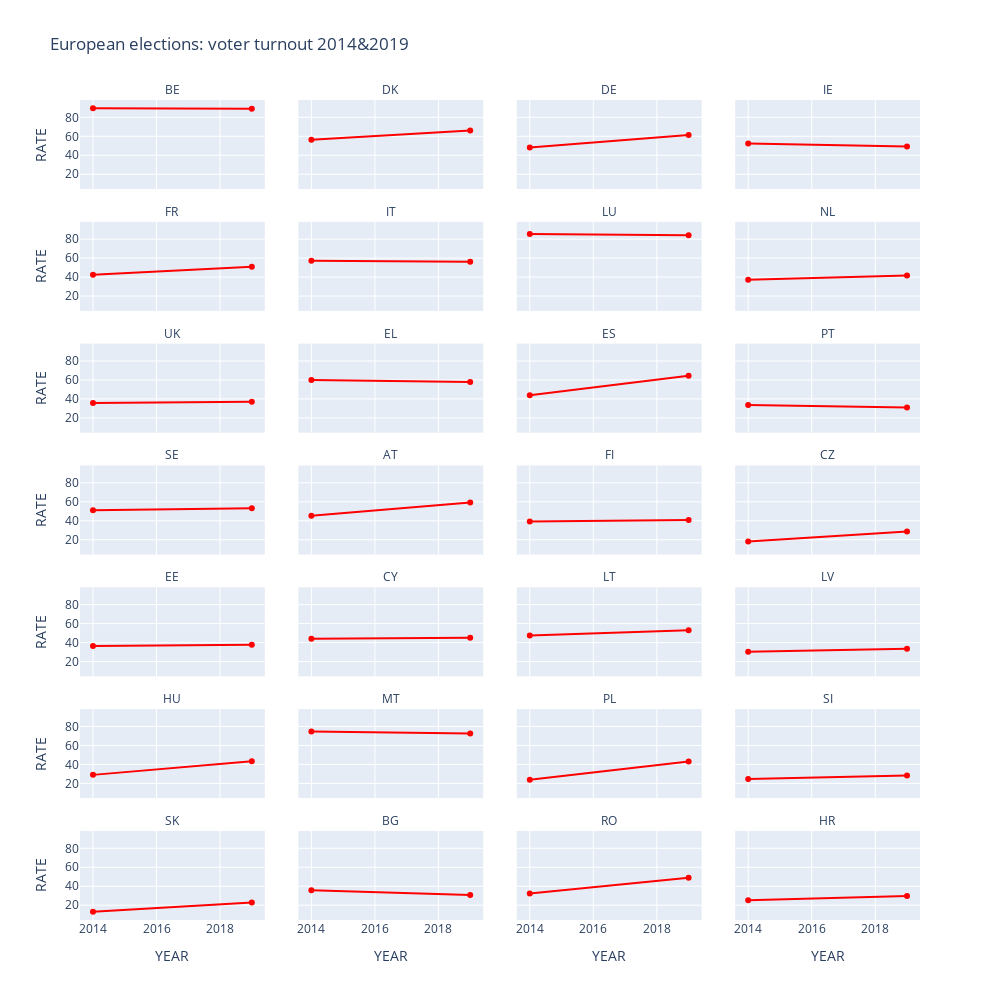

The notebook cell saved with this chart:
### Code cell
fig=px.scatter(turnout1419, x="YEAR", y="RATE",facet_col='COUNTRY_ID',facet_col_wrap=4,title='European elections: voter turnout 2014&2019',
              facet_row_spacing=0.04, # default is 0.07 when facet_col_wrap is used
              facet_col_spacing=0.04, # default is 0.03
              height=1000, width=1000)
fig.update_traces(mode='lines+markers',line_color='#FF0000',marker_color='#FF0000')
#fig.update_xaxes(showticklabels=True)
#fig.update_yaxes(showticklabels=True)
fig.for_each_annotation(lambda a: a.update(text=a.text.split("=")[-1]))      #to remove 'country id'
fig.show()

### Figure 1 — Plotly figure (JSON) as saved in the notebook; plotly's stock layout.template omitted (floating-point values rounded to 4 significant figures)
{"data": [{"hovertemplate": "COUNTRY_ID=BE<br>YEAR=%{x}<br>RATE=%{y}<extra></extra>", "legendgroup": "", "line": {"color": "#FF0000"}, "marker": {"color": "#FF0000", "symbol": "circle"}, "mode": "lines+markers", "name": "", "orientation": "v", "showlegend": false, "type": "scatter", "x": [2014, 2019], "xaxis": "x25", "y": [89.64, 89], "yaxis": "y25"}, {"hovertemplate": "COUNTRY_ID=DK<br>YEAR=%{x}<br>RATE=%{y}<extra></extra>", "legendgroup": "", "line": {"color": "#FF0000"}, "marker": {"color": "#FF0000", "symbol": "circle"}, "mode": "lines+markers", "name": "", "orientation": "v", "showlegend": false, "type": "scatter", "x": [2014, 2019], "xaxis": "x26", "y": [56.32, 66], "yaxis": "y26"}, {"hovertemplate": "COUNTRY_ID=DE<br>YEAR=%{x}<br>RATE=%{y}<extra></extra>", "legendgroup": "", "line": {"color": "#FF0000"}, "marker": {"color": "#FF0000", "symbol": "circle"}, "mode": "lines+markers", "name": "", "orientation": "v", "showlegend": false, "type": "scatter", "x": [2014, 2019], "xaxis": "x27", "y": [48.1, 61.5], "yaxis": "y27"}, {"hovertemplate": "COUNTRY_ID=IE<br>YEAR=%{x}<br>RATE=%{y}<extra></extra>", "legendgroup": "", "line": {"color": "#FF0000"}, "marker": {"color": "#FF0000", "symbol": "circle"}, "mode": "lines+markers", "name": "", "orientation": "v", "showlegend": false, "type": "scatter", "x": [2014, 2019], "xaxis": "x28", "y": [52.44, 49.3], "yaxis": "y28"}, {"hovertemplate": "COUNTRY_ID=FR<br>YEAR=%{x}<br>RATE=%{y}<extra></extra>", "legendgroup": "", "line": {"color": "#FF0000"}, "marker": {"color": "#FF0000", "symbol": "circle"}, "mode": "lines+markers", "name": "", "orientation": "v", "showlegend": false, "type": "scatter", "x": [2014, 2019], "xaxis": "x21", "y": [42.43, 50.97], "yaxis": "y21"}, {"hovertemplate": "COUNTRY_ID=IT<br>YEAR=%{x}<br>RATE=%{y}<extra></extra>", "legendgroup": "", "line": {"color": "#FF0000"}, "marker": {"color": "#FF0000", "symbol": "circle"}, "mode": "lines+markers", "name": "", "orientation": "v", "showlegend": false, "type": "scatter", "x": [2014, 2019], "xaxis": "x22", "y": [57.22, 56.09], "yaxis": "y22"}, {"hovertemplate": "COUNTRY_ID=LU<br>YEAR=%{x}<br>RATE=%{y}<extra></extra>", "legendgroup": "", "line": {"color": "#FF0000"}, "marker": {"color": "#FF0000", "symbol": "circle"}, "mode": "lines+markers", "name": "", "orientation": "v", "showlegend": false, "type": "scatter", "x": [2014, 2019], "xaxis": "x23", "y": [85.55, 84.1], "yaxis": "y23"}, {"hovertemplate": "COUNTRY_ID=NL<br>YEAR=%{x}<br>RATE=%{y}<extra></extra>", "legendgroup": "", "line": {"color": "#FF0000"}, "marker": {"color": "#FF0000", "symbol": "circle"}, "mode": "lines+markers", "name": "", "orientation": "v", "showlegend": false, "type": "scatter", "x": [2014, 2019], "xaxis": "x24", "y": [37.32, 41.8], "yaxis": "y24"}, {"hovertemplate": "COUNTRY_ID=UK<br>YEAR=%{x}<br>RATE=%{y}<extra></extra>", "legendgroup": "", "line": {"color": "#FF0000"}, "marker": {"color": "#FF0000", "symbol": "circle"}, "mode": "lines+markers", "name": "", "orientation": "v", "showlegend": false, "type": "scatter", "x": [2014, 2019], "xaxis": "x17", "y": [35.6, 37], "yaxis": "y17"}, {"hovertemplate": "COUNTRY_ID=EL<br>YEAR=%{x}<br>RATE=%{y}<extra></extra>", "legendgroup": "", "line": {"color": "#FF0000"}, "marker": {"color": "#FF0000", "symbol": "circle"}, "mode": "lines+markers", "name": "", "orientation": "v", "showlegend": false, "type": "scatter", "x": [2014, 2019], "xaxis": "x18", "y": [59.97, 57.86], "yaxis": "y18"}, {"hovertemplate": "COUNTRY_ID=ES<br>YEAR=%{x}<br>RATE=%{y}<extra></extra>", "legendgroup": "", "line": {"color": "#FF0000"}, "marker": {"color": "#FF0000", "symbol": "circle"}, "mode": "lines+markers", "name": "", "orientation": "v", "showlegend": false, "type": "scatter", "x": [2014, 2019], "xaxis": "x19", "y": [43.81, 64.32], "yaxis": "y19"}, {"hovertemplate": "COUNTRY_ID=PT<br>YEAR=%{x}<br>RATE=%{y}<extra></extra>", "legendgroup": "", "line": {"color": "#FF0000"}, "marker": {"color": "#FF0000", "symbol": "circle"}, "mode": "lines+markers", "name": "", "orientation": "v", "showlegend": false, "type": "scatter", "x": [2014, 2019], "xaxis": "x20", "y": [33.67, 31.01], "yaxis": "y20"}, {"hovertemplate": "COUNTRY_ID=SE<br>YEAR=%{x}<br>RATE=%{y}<extra></extra>", "legendgroup": "", "line": {"color": "#FF0000"}, "marker": {"color": "#FF0000", "symbol": "circle"}, "mode": "lines+markers", "name": "", "orientation": "v", "showlegend": false, "type": "scatter", "x": [2014, 2019], "xaxis": "x13", "y": [51.07, 53.3], "yaxis": "y13"}, {"hovertemplate": "COUNTRY_ID=AT<br>YEAR=%{x}<br>RATE=%{y}<extra></extra>", "legendgroup": "", "line": {"color": "#FF0000"}, "marker": {"color": "#FF0000", "symbol": "circle"}, "mode": "lines+markers", "name": "", "orientation": "v", "showlegend": false, "type": "scatter", "x": [2014, 2019], "xaxis": "x14", "y": [45.39, 59.3], "yaxis": "y14"}, {"hovertemplate": "COUNTRY_ID=FI<br>YEAR=%{x}<br>RATE=%{y}<extra></extra>", "legendgroup": "", "line": {"color": "#FF0000"}, "marker": {"color": "#FF0000", "symbol": "circle"}, "mode": "lines+markers", "name": "", "orientation": "v", "showlegend": false, "type": "scatter", "x": [2014, 2019], "xaxis": "x15", "y": [39.1, 40.7], "yaxis": "y15"}, {"hovertemplate": "COUNTRY_ID=CZ<br>YEAR=%{x}<br>RATE=%{y}<extra></extra>", "legendgroup": "", "line": {"color": "#FF0000"}, "marker": {"color": "#FF0000", "symbol": "circle"}, "mode": "lines+markers", "name": "", "orientation": "v", "showlegend": false, "type": "scatter", "x": [2014, 2019], "xaxis": "x16", "y": [18.2, 28.72], "yaxis": "y16"}, {"hovertemplate": "COUNTRY_ID=EE<br>YEAR=%{x}<br>RATE=%{y}<extra></extra>", "legendgroup": "", "line": {"color": "#FF0000"}, "marker": {"color": "#FF0000", "symbol": "circle"}, "mode": "lines+markers", "name": "", "orientation": "v", "showlegend": false, "type": "scatter", "x": [2014, 2019], "xaxis": "x9", "y": [36.52, 37.6], "yaxis": "y9"}, {"hovertemplate": "COUNTRY_ID=CY<br>YEAR=%{x}<br>RATE=%{y}<extra></extra>", "legendgroup": "", "line": {"color": "#FF0000"}, "marker": {"color": "#FF0000", "symbol": "circle"}, "mode": "lines+markers", "name": "", "orientation": "v", "showlegend": false, "type": "scatter", "x": [2014, 2019], "xaxis": "x10", "y": [43.97, 44.99], "yaxis": "y10"}, {"hovertemplate": "COUNTRY_ID=LT<br>YEAR=%{x}<br>RATE=%{y}<extra></extra>", "legendgroup": "", "line": {"color": "#FF0000"}, "marker": {"color": "#FF0000", "symbol": "circle"}, "mode": "lines+markers", "name": "", "orientation": "v", "showlegend": false, "type": "scatter", "x": [2014, 2019], "xaxis": "x11", "y": [47.35, 52.88], "yaxis": "y11"}, {"hovertemplate": "COUNTRY_ID=LV<br>YEAR=%{x}<br>RATE=%{y}<extra></extra>", "legendgroup": "", "line": {"color": "#FF0000"}, "marker": {"color": "#FF0000", "symbol": "circle"}, "mode": "lines+markers", "name": "", "orientation": "v", "showlegend": false, "type": "scatter", "x": [2014, 2019], "xaxis": "x12", "y": [30.24, 33.6], "yaxis": "y12"}, {"hovertemplate": "COUNTRY_ID=HU<br>YEAR=%{x}<br>RATE=%{y}<extra></extra>", "legendgroup": "", "line": {"color": "#FF0000"}, "marker": {"color": "#FF0000", "symbol": "circle"}, "mode": "lines+markers", "name": "", "orientation": "v", "showlegend": false, "type": "scatter", "x": [2014, 2019], "xaxis": "x5", "y": [28.97, 43.36], "yaxis": "y5"}, {"hovertemplate": "COUNTRY_ID=MT<br>YEAR=%{x}<br>RATE=%{y}<extra></extra>", "legendgroup": "", "line": {"color": "#FF0000"}, "marker": {"color": "#FF0000", "symbol": "circle"}, "mode": "lines+markers", "name": "", "orientation": "v", "showlegend": false, "type": "scatter", "x": [2014, 2019], "xaxis": "x6", "y": [74.8, 72.6], "yaxis": "y6"}, {"hovertemplate": "COUNTRY_ID=PL<br>YEAR=%{x}<br>RATE=%{y}<extra></extra>", "legendgroup": "", "line": {"color": "#FF0000"}, "marker": {"color": "#FF0000", "symbol": "circle"}, "mode": "lines+markers", "name": "", "orientation": "v", "showlegend": false, "type": "scatter", "x": [2014, 2019], "xaxis": "x7", "y": [23.83, 43], "yaxis": "y7"}, {"hovertemplate": "COUNTRY_ID=SI<br>YEAR=%{x}<br>RATE=%{y}<extra></extra>", "legendgroup": "", "line": {"color": "#FF0000"}, "marker": {"color": "#FF0000", "symbol": "circle"}, "mode": "lines+markers", "name": "", "orientation": "v", "showlegend": false, "type": "scatter", "x": [2014, 2019], "xaxis": "x8", "y": [24.55, 28.29], "yaxis": "y8"}, {"hovertemplate": "COUNTRY_ID=SK<br>YEAR=%{x}<br>RATE=%{y}<extra></extra>", "legendgroup": "", "line": {"color": "#FF0000"}, "marker": {"color": "#FF0000", "symbol": "circle"}, "mode": "lines+markers", "name": "", "orientation": "v", "showlegend": false, "type": "scatter", "x": [2014, 2019], "xaxis": "x", "y": [13.05, 22.74], "yaxis": "y"}, {"hovertemplate": "COUNTRY_ID=BG<br>YEAR=%{x}<br>RATE=%{y}<extra></extra>", "legendgroup": "", "line": {"color": "#FF0000"}, "marker": {"color": "#FF0000", "symbol": "circle"}, "mode": "lines+markers", "name": "", "orientation": "v", "showlegend": false, "type": "scatter", "x": [2014, 2019], "xaxis": "x2", "y": [35.84, 30.83], "yaxis": "y2"}, {"hovertemplate": "COUNTRY_ID=RO<br>YEAR=%{x}<br>RATE=%{y}<extra></extra>", "legendgroup": "", "line": {"color": "#FF0000"}, "marker": {"color": "#FF0000", "symbol": "circle"}, "mode": "lines+markers", "name": "", "orientation": "v", "showlegend": false, "type": "scatter", "x": [2014, 2019], "xaxis": "x3", "y": [32.44, 49.02], "yaxis": "y3"}, {"hovertemplate": "COUNTRY_ID=HR<br>YEAR=%{x}<br>RATE=%{y}<extra></extra>", "legendgroup": "", "line": {"color": "#FF0000"}, "marker": {"color": "#FF0000", "symbol": "circle"}, "mode": "lines+markers", "name": "", "orientation": "v", "showlegend": false, "type": "scatter", "x": [2014, 2019], "xaxis": "x4", "y": [25.24, 29.65], "yaxis": "y4"}], "layout": {"annotations": [{"font": {}, "showarrow": false, "text": "SK", "x": 0.11, "xanchor": "center", "xref": "paper", "y": 0.1086, "yanchor": "bottom", "yref": "paper"}, {"font": {}, "showarrow": false, "text": "BG", "x": 0.37, "xanchor": "center", "xref": "paper", "y": 0.1086, "yanchor": "bottom", "yref": "paper"}, {"font": {}, "showarrow": false, "text": "RO", "x": 0.63, "xanchor": "center", "xref": "paper", "y": 0.1086, "yanchor": "bottom", "yref": "paper"}, {"font": {}, "showarrow": false, "text": "HR", "x": 0.89, "xanchor": "center", "xref": "paper", "y": 0.1086, "yanchor": "bottom", "yref": "paper"}, {"font": {}, "showarrow": false, "text": "HU", "x": 0.11, "xanchor": "center", "xref": "paper", "y": 0.2571, "yanchor": "bottom", "yref": "paper"}, {"font": {}, "showarrow": false, "text": "MT", "x": 0.37, "xanchor": "center", "xref": "paper", "y": 0.2571, "yanchor": "bottom", "yref": "paper"}, {"font": {}, "showarrow": false, "text": "PL", "x": 0.63, "xanchor": "center", "xref": "paper", "y": 0.2571, "yanchor": "bottom", "yref": "paper"}, {"font": {}, "showarrow": false, "text": "SI", "x": 0.89, "xanchor": "center", "xref": "paper", "y": 0.2571, "yanchor": "bottom", "yref": "paper"}, {"font": {}, "showarrow": false, "text": "EE", "x": 0.11, "xanchor": "center", "xref": "paper", "y": 0.4057, "yanchor": "bottom", "yref": "paper"}, {"font": {}, "showarrow": false, "text": "CY", "x": 0.37, "xanchor": "center", "xref": "paper", "y": 0.4057, "yanchor": "bottom", "yref": "paper"}, {"font": {}, "showarrow": false, "text": "LT", "x": 0.63, "xanchor": "center", "xref": "paper", "y": 0.4057, "yanchor": "bottom", "yref": "paper"}, {"font": {}, "showarrow": false, "text": "LV", "x": 0.89, "xanchor": "center", "xref": "paper", "y": 0.4057, "yanchor": "bottom", "yref": "paper"}, {"font": {}, "showarrow": false, "text": "SE", "x": 0.11, "xanchor": "center", "xref": "paper", "y": 0.5543, "yanchor": "bottom", "yref": "paper"}, {"font": {}, "showarrow": false, "text": "AT", "x": 0.37, "xanchor": "center", "xref": "paper", "y": 0.5543, "yanchor": "bottom", "yref": "paper"}, {"font": {}, "showarrow": false, "text": "FI", "x": 0.63, "xanchor": "center", "xref": "paper", "y": 0.5543, "yanchor": "bottom", "yref": "paper"}, {"font": {}, "showarrow": false, "text": "CZ", "x": 0.89, "xanchor": "center", "xref": "paper", "y": 0.5543, "yanchor": "bottom", "yref": "paper"}, {"font": {}, "showarrow": false, "text": "UK", "x": 0.11, "xanchor": "center", "xref": "paper", "y": 0.7029, "yanchor": "bottom", "yref": "paper"}, {"font": {}, "showarrow": false, "text": "EL", "x": 0.37, "xanchor": "center", "xref": "paper", "y": 0.7029, "yanchor": "bottom", "yref": "paper"}, {"font": {}, "showarrow": false, "text": "ES", "x": 0.63, "xanchor": "center", "xref": "paper", "y": 0.7029, "yanchor": "bottom", "yref": "paper"}, {"font": {}, "showarrow": false, "text": "PT", "x": 0.89, "xanchor": "center", "xref": "paper", "y": 0.7029, "yanchor": "bottom", "yref": "paper"}, {"font": {}, "showarrow": false, "text": "FR", "x": 0.11, "xanchor": "center", "xref": "paper", "y": 0.8514, "yanchor": "bottom", "yref": "paper"}, {"font": {}, "showarrow": false, "text": "IT", "x": 0.37, "xanchor": "center", "xref": "paper", "y": 0.8514, "yanchor": "bottom", "yref": "paper"}, {"font": {}, "showarrow": false, "text": "LU", "x": 0.63, "xanchor": "center", "xref": "paper", "y": 0.8514, "yanchor": "bottom", "yref": "paper"}, {"font": {}, "showarrow": false, "text": "NL", "x": 0.89, "xanchor": "center", "xref": "paper", "y": 0.8514, "yanchor": "bottom", "yref": "paper"}, {"font": {}, "showarrow": false, "text": "BE", "x": 0.11, "xanchor": "center", "xref": "paper", "y": 1.0, "yanchor": "bottom", "yref": "paper"}, {"font": {}, "showarrow": false, "text": "DK", "x": 0.37, "xanchor": "center", "xref": "paper", "y": 1.0, "yanchor": "bottom", "yref": "paper"}, {"font": {}, "showarrow": false, "text": "DE", "x": 0.63, "xanchor": "center", "xref": "paper", "y": 1.0, "yanchor": "bottom", "yref": "paper"}, {"font": {}, "showarrow": false, "text": "IE", "x": 0.89, "xanchor": "center", "xref": "paper", "y": 1.0, "yanchor": "bottom", "yref": "paper"}], "height": 1000, "legend": {"tracegroupgap": 0}, "title": {"text": "European elections: voter turnout 2014&2019"}, "width": 1000, "xaxis": {"anchor": "y", "domain": [0, 0.22], "title": {"text": "YEAR"}}, "xaxis10": {"anchor": "y10", "domain": [0.26, 0.48], "matches": "x", "showticklabels": false}, "xaxis11": {"anchor": "y11", "domain": [0.52, 0.74], "matches": "x", "showticklabels": false}, "xaxis12": {"anchor": "y12", "domain": [0.78, 1], "matches": "x", "showticklabels": false}, "xaxis13": {"anchor": "y13", "domain": [0, 0.22], "matches": "x", "showticklabels": false}, "xaxis14": {"anchor": "y14", "domain": [0.26, 0.48], "matches": "x", "showticklabels": false}, "xaxis15": {"anchor": "y15", "domain": [0.52, 0.74], "matches": "x", "showticklabels": false}, "xaxis16": {"anchor": "y16", "domain": [0.78, 1], "matches": "x", "showticklabels": false}, "xaxis17": {"anchor": "y17", "domain": [0, 0.22], "matches": "x", "showticklabels": false}, "xaxis18": {"anchor": "y18", "domain": [0.26, 0.48], "matches": "x", "showticklabels": false}, "xaxis19": {"anchor": "y19", "domain": [0.52, 0.74], "matches": "x", "showticklabels": false}, "xaxis2": {"anchor": "y2", "domain": [0.26, 0.48], "matches": "x", "title": {"text": "YEAR"}}, "xaxis20": {"anchor": "y20", "domain": [0.78, 1], "matches": "x", "showticklabels": false}, "xaxis21": {"anchor": "y21", "domain": [0, 0.22], "matches": "x", "showticklabels": false}, "xaxis22": {"anchor": "y22", "domain": [0.26, 0.48], "matches": "x", "showticklabels": false}, "xaxis23": {"anchor": "y23", "domain": [0.52, 0.74], "matches": "x", "showticklabels": false}, "xaxis24": {"anchor": "y24", "domain": [0.78, 1], "matches": "x", "showticklabels": false}, "xaxis25": {"anchor": "y25", "domain": [0, 0.22], "matches": "x", "showticklabels": false}, "xaxis26": {"anchor": "y26", "domain": [0.26, 0.48], "matches": "x", "showticklabels": false}, "xaxis27": {"anchor": "y27", "domain": [0.52, 0.74], "matches": "x", "showticklabels": false}, "xaxis28": {"anchor": "y28", "domain": [0.78, 1], "matches": "x", "showticklabels": false}, "xaxis3": {"anchor": "y3", "domain": [0.52, 0.74], "matches": "x", "title": {"text": "YEAR"}}, "xaxis4": {"anchor": "y4", "domain": [0.78, 1], "matches": "x", "title": {"text": "YEAR"}}, "xaxis5": {"anchor": "y5", "domain": [0, 0.22], "matches": "x", "showticklabels": false}, "xaxis6": {"anchor": "y6", "domain": [0.26, 0.48], "matches": "x", "showticklabels": false}, "xaxis7": {"anchor": "y7", "domain": [0.52, 0.74], "matches": "x", "showticklabels": false}, "xaxis8": {"anchor": "y8", "domain": [0.78, 1], "matches": "x", "showticklabels": false}, "xaxis9": {"anchor": "y9", "domain": [0, 0.22], "matches": "x", "showticklabels": false}, "yaxis": {"anchor": "x", "domain": [0, 0.1086], "title": {"text": "RATE"}}, "yaxis10": {"anchor": "x10", "domain": [0.2971, 0.4057], "matches": "y", "showticklabels": false}, "yaxis11": {"anchor": "x11", "domain": [0.2971, 0.4057], "matches": "y", "showticklabels": false}, "yaxis12": {"anchor": "x12", "domain": [0.2971, 0.4057], "matches": "y", "showticklabels": false}, "yaxis13": {"anchor": "x13", "domain": [0.4457, 0.5543], "matches": "y", "title": {"text": "RATE"}}, "yaxis14": {"anchor": "x14", "domain": [0.4457, 0.5543], "matches": "y", "showticklabels": false}, "yaxis15": {"anchor": "x15", "domain": [0.4457, 0.5543], "matches": "y", "showticklabels": false}, "yaxis16": {"anchor": "x16", "domain": [0.4457, 0.5543], "matches": "y", "showticklabels": false}, "yaxis17": {"anchor": "x17", "domain": [0.5943, 0.7029], "matches": "y", "title": {"text": "RATE"}}, "yaxis18": {"anchor": "x18", "domain": [0.5943, 0.7029], "matches": "y", "showticklabels": false}, "yaxis19": {"anchor": "x19", "domain": [0.5943, 0.7029], "matches": "y", "showticklabels": false}, "yaxis2": {"anchor": "x2", "domain": [0, 0.1086], "matches": "y", "showticklabels": false}, "yaxis20": {"anchor": "x20", "domain": [0.5943, 0.7029], "matches": "y", "showticklabels": false}, "yaxis21": {"anchor": "x21", "domain": [0.7429, 0.8514], "matches": "y", "title": {"text": "RATE"}}, "yaxis22": {"anchor": "x22", "domain": [0.7429, 0.8514], "matches": "y", "showticklabels": false}, "yaxis23": {"anchor": "x23", "domain": [0.7429, 0.8514], "matches": "y", "showticklabels": false}, "yaxis24": {"anchor": "x24", "domain": [0.7429, 0.8514], "matches": "y", "showticklabels": false}, "yaxis25": {"anchor": "x25", "domain": [0.8914, 1.0], "matches": "y", "title": {"text": "RATE"}}, "yaxis26": {"anchor": "x26", "domain": [0.8914, 1.0], "matches": "y", "showticklabels": false}, "yaxis27": {"anchor": "x27", "domain": [0.8914, 1.0], "matches": "y", "showticklabels": false}, "yaxis28": {"anchor": "x28", "domain": [0.8914, 1.0], "matches": "y", "showticklabels": false}, "yaxis3": {"anchor": "x3", "domain": [0, 0.1086], "matches": "y", "showticklabels": false}, "yaxis4": {"anchor": "x4", "domain": [0, 0.1086], "matches": "y", "showticklabels": false}, "yaxis5": {"anchor": "x5", "domain": [0.1486, 0.2571], "matches": "y", "title": {"text": "RATE"}}, "yaxis6": {"anchor": "x6", "domain": [0.1486, 0.2571], "matches": "y", "showticklabels": false}, "yaxis7": {"anchor": "x7", "domain": [0.1486, 0.2571], "matches": "y", "showticklabels": false}, "yaxis8": {"anchor": "x8", "domain": [0.1486, 0.2571], "matches": "y", "showticklabels": false}, "yaxis9": {"anchor": "x9", "domain": [0.2971, 0.4057], "matches": "y", "title": {"text": "RATE"}}}}
